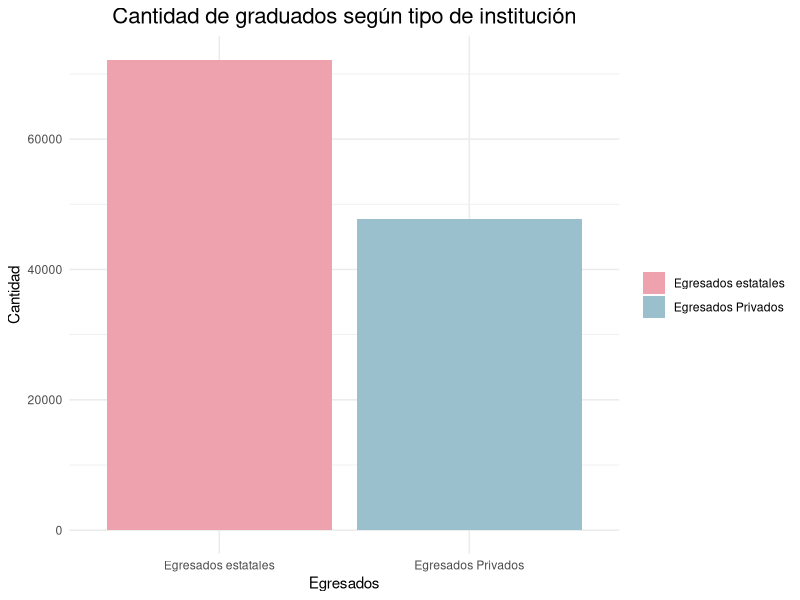
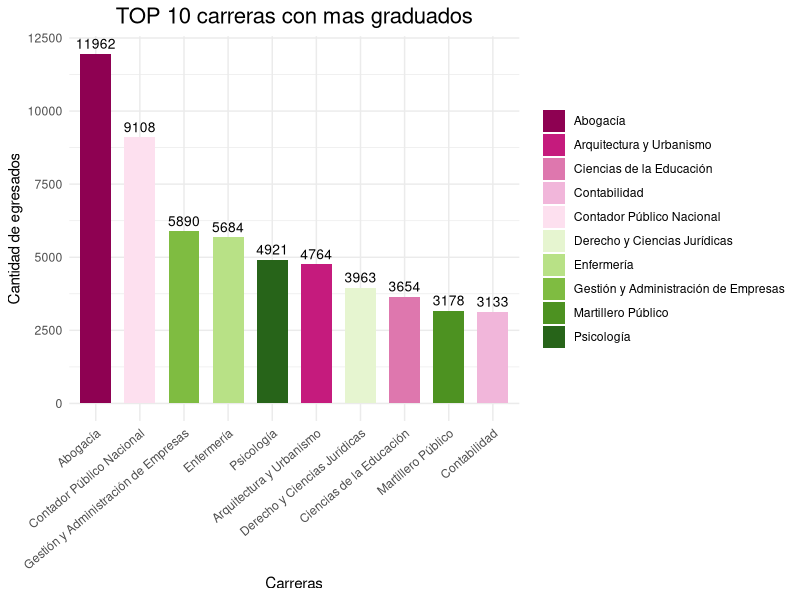
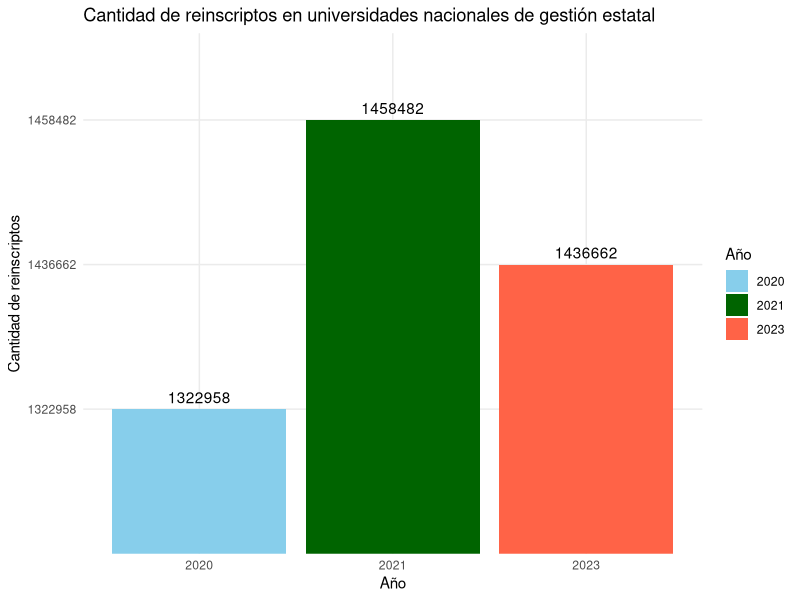
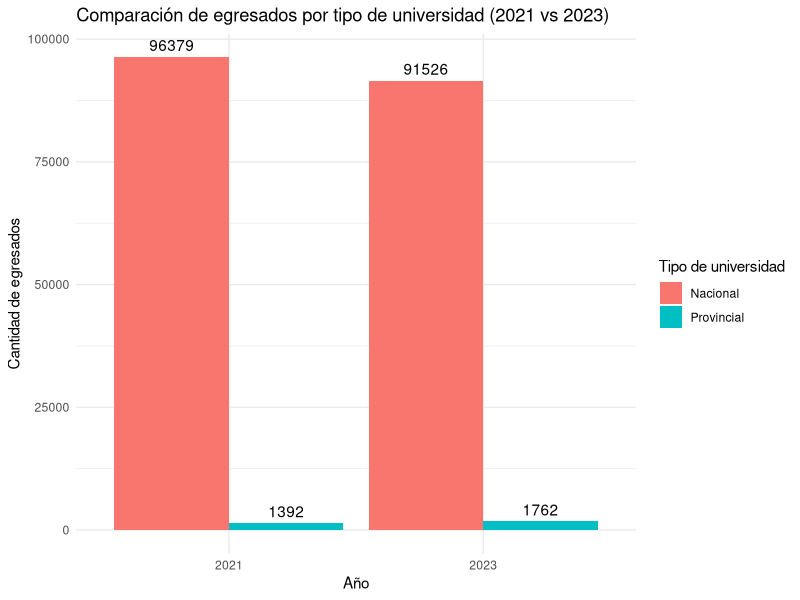

The R source for these figures, in order:
## ---- chunk 1
# CUAL ES LA DIFERENCIA ENTRE CANTIDAD DE GRADUADOS EN UNIVERSIDADES PUBLICAS Y PRIVADAS - CAMI CON EL DE CHEQUEADO
library(readxl)
datos_chequeado <- read_excel("Universidades - egresados.xlsx")
library(tidyverse)

#ESTE CUENTA LA CANTIDAD DE EGRESADOS DE UNIVERSIDADES PRIVADAS
egresados_privadas <-  datos_chequeado %>%
  filter(`Año Informado` == 2020,
         `Régimen` == "Privado",
         `Tipo Institución` == "Universidad") %>%
   summarise(total_egresados_privadas = sum(Egresados, na.rm = TRUE)) %>%
  pull(total_egresados_privadas)

# ESTE CUENTA LA CANTIDAD DE EGRESADOS EN UNIVERSIDADES ESTATALES
egresados_estatales <- datos_chequeado %>%
  filter(`Año Informado` == 2020,
         `Régimen` == "Estatal",
         `Tipo Institución` == "Universidad") %>%
  summarise(total_egresados_estatales = sum(Egresados, na.rm = TRUE)) %>%
  pull(total_egresados_estatales)

#install.packages("tidyverse")
library(tidyverse)
library(ggplot2)

# GRAFICO DE BARRAS QUE COMPARA LA CANTIDAD DE EGRESADOS DE UNIVERSIDADES PUBLICAS VS PRIVADAS
df <- data.frame(
  Egresados_2020 = c("Egresados estatales","Egresados Privados"),
  Cantidad = c(egresados_estatales , egresados_privadas)
)

# GRAFICO SOBRE TOTAL DE EGRESADOS DE PRIVADAS VS PUBLICAS
ggplot(df, aes(x = Egresados_2020, y = Cantidad, fill = Egresados_2020)) + 
  geom_bar(stat = "identity") + 
  scale_fill_manual(values = c("lightpink2", "lightblue3")) +
  labs(
    title = "Cantidad de graduados según tipo de institución",
    y = "Cantidad",
    x = "Egresados",
    fill = NULL 
  ) +
  theme_minimal() +
  theme(plot.title = element_text(size = 16, hjust = 0.5))



#cantidad de graduados por carrera
graduadosxcarrera<- datos_chequeado %>%
  filter(`Año Informado` == 2020,)%>%
  arrange(desc(Egresados))%>%
  slice(2:11)%>%
  pull("Egresados")
print(graduadosxcarrera)


datosxcarrera <- datos_chequeado %>%
  filter(`Año Informado` == 2020,
         `Carrrera` != "Carrera No Definida") %>%
  group_by(Carrrera) %>%
  summarise(graduadosxcarrera = sum(Egresados)) %>%
  arrange(desc(graduadosxcarrera)) %>%
  slice(1:10)  # Top 10 carreras
print(datosxcarrera)

#GRAFICO DE CANTIDAD DE TOP CARRRERAS CON MAS GRADUADOS
library(RColorBrewer)

ggplot(datosxcarrera, aes(x = reorder(Carrrera, -graduadosxcarrera), 
                          y = graduadosxcarrera, fill = Carrrera)) +
  geom_bar(stat = "identity", width = 0.7) +
  geom_text(aes(label = graduadosxcarrera), 
            vjust = -0.5, 
            color = "black", 
            size = 3.5) +
  scale_fill_brewer(palette = "PiYG") +
  labs(title = "TOP 10 carreras con mas graduados",
       y = "Cantidad de egresados",
       x = "Carreras",
       fill= NULL
  ) +
  theme_minimal() +
  theme(axis.text.x = element_text(angle = 40, hjust = 1)) +
  theme(plot.title = element_text(size = 16, hjust = 0.5))

## ---- chunk 2

library(readxl)
library(dplyr)
library(ggplot2)

# Leer datos 
data_2020 <- read_excel("1.2 Indicadores 2020.xlsx", sheet = "C 1.2.1a", skip = 2)
data_2021 <- read_excel("1.2 Indicadores 2021.xlsx", sheet = "C 1.2.1a", skip = 2)
data_2023 <- read_excel("1.2 Indicadores 2023.xlsx", sheet = "C 1.2.1a", skip = 2)

# Filtrar y extraer los valores de reinscriptos desde la 6ta columna
ri_2020 <- data_2020 %>%
  filter(Institución == "Total Universidades Nacionales") %>%
  pull(6)

ri_2021 <- data_2021 %>%
  filter(Institución == "Total Universidades Nacionales") %>%
  pull(6)

ri_2023 <- data_2023 %>%
  filter(Institución == "Total Universidades Nacionales") %>%
  pull(6)

# Creo un data frame con los datos
reinscriptos <- data.frame(
  Año = c("2020", "2021", "2023"),
  Reinscriptos = c(ri_2020, ri_2021, ri_2023)
)

# Creo el gráfico
ggplot(reinscriptos, aes(x = Año, y = Reinscriptos, fill = Año)) +
  geom_bar(stat = "identity") +
  geom_text(aes(label = Reinscriptos), vjust = -0.5) +
  labs(
    title = "Cantidad de reinscriptos en universidades nacionales de gestión estatal",
    x = "Año",
    y = "Cantidad de reinscriptos"
  ) +
  scale_fill_manual(values = c("2020" = "skyblue", "2021" = "darkgreen", "2023" = "tomato")) +
  theme_minimal()
## ---- chunk 3
# Cargo paquetes necesarios
library(readxl)
library(dplyr)
library(ggplot2)

# Cargo datos desde la hoja correspondiente
datos_2021 <- read_excel("1.2 Indicadores 2021.xlsx", sheet = "C 1.2.1a", skip = 2)
datos_2023 <- read_excel("1.2 Indicadores 2023.xlsx", sheet = "C 1.2.1a", skip = 2)

# Proceso datos de 2021
egresados_2021 <- datos_2021 %>%
  select(Institución, `Egresadas/os (EGR)`) %>%
  filter(!is.na(`Egresadas/os (EGR)`)) %>%
  mutate(
    `Egresadas/os (EGR)` = as.numeric(gsub("[^0-9]", "", `Egresadas/os (EGR)`)),
    tipo = case_when(
      grepl("Nacional", Institución) ~ "Nacional",
      grepl("Provincial", Institución) ~ "Provincial",
      TRUE ~ NA_character_
    ),
    año = 2021
  ) %>%
  filter(!is.na(tipo)) %>%
  group_by(año, tipo) %>%
  summarise(Egresados = sum(`Egresadas/os (EGR)`, na.rm = TRUE), .groups = "drop")

# Proceso datos de 2023
egresados_2023 <- datos_2023 %>%
  select(Institución, `Egresados (EGR)`) %>%
  filter(!is.na(`Egresados (EGR)`)) %>%
  mutate(
    `Egresados (EGR)` = as.numeric(gsub("[^0-9]", "", `Egresados (EGR)`)),
    tipo = case_when(
      grepl("Nacional", Institución) ~ "Nacional",
      grepl("Provincial", Institución) ~ "Provincial",
      TRUE ~ NA_character_
    ),
    año = 2023
  ) %>%
  filter(!is.na(tipo)) %>%
  group_by(año, tipo) %>%
  summarise(Egresados = sum(`Egresados (EGR)`, na.rm = TRUE), .groups = "drop")

# Uno todos los datos
egresados_comparados <- bind_rows(egresados_2021, egresados_2023)

# Creo gráfico de columnas agrupadas
ggplot(egresados_comparados, aes(x = factor(año), y = Egresados, fill = tipo)) +
  geom_bar(stat = "identity", position = "dodge") +
  geom_text(aes(label = Egresados), position = position_dodge(width = 0.9), vjust = -0.5) +
  labs(
    title = "Comparación de egresados por tipo de universidad (2021 vs 2023)",
    x = "Año",
    y = "Cantidad de egresados",
    fill = "Tipo de universidad"
  ) +
  theme_minimal()
